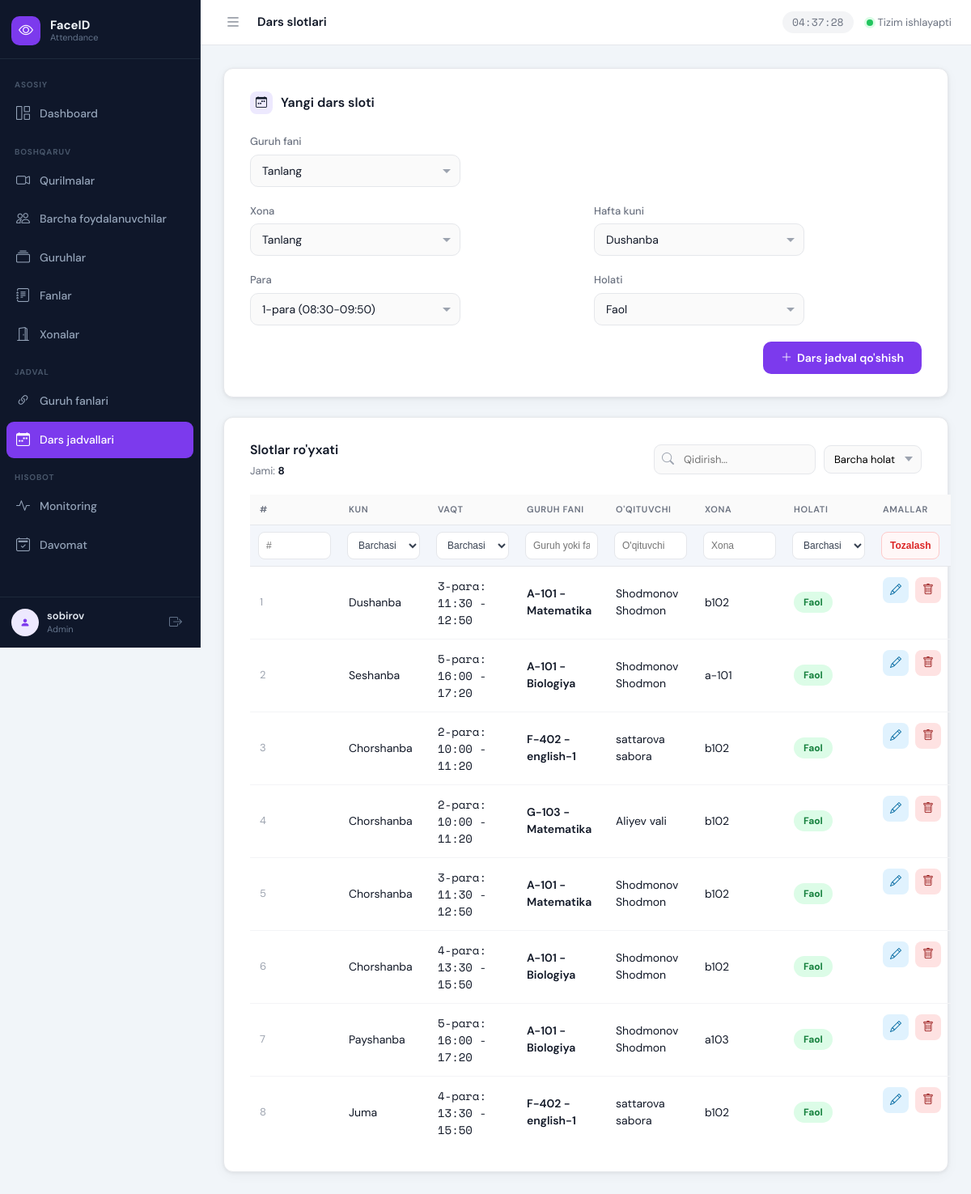
The app's page /schedule/lesson-slots/ (signed in), older data.
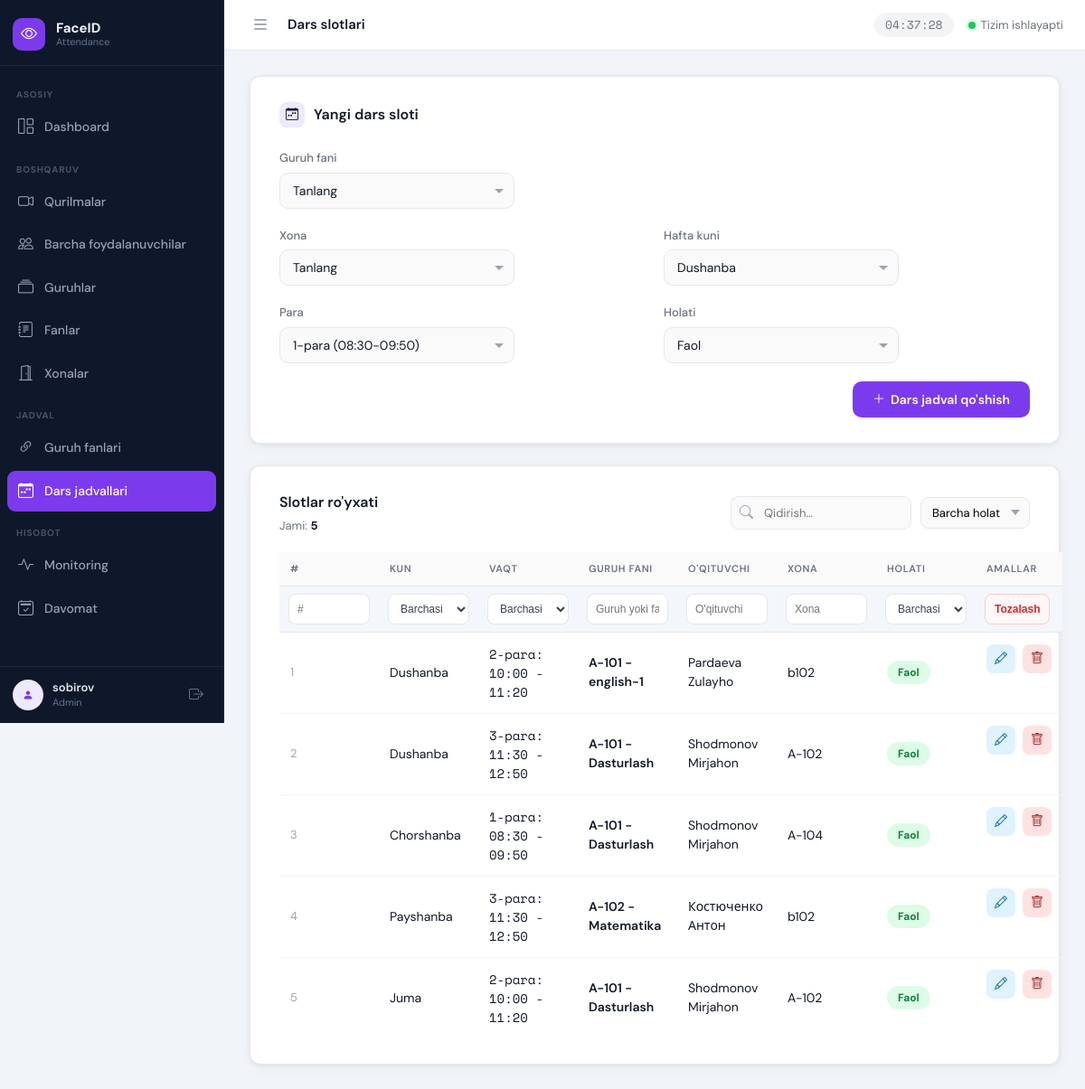
The same page, newer data.
### apps/schedule/models.py (models this page shows, shortened)
class LessonSlot(models.Model):
    class Weekday(models.IntegerChoices):
        MONDAY = 1, 'Dushanba'
        TUESDAY = 2, 'Seshanba'
        WEDNESDAY = 3, 'Chorshanba'
        THURSDAY = 4, 'Payshanba'
        FRIDAY = 5, 'Juma'
        SATURDAY = 6, 'Shanba'
    class LessonNumber(models.IntegerChoices):
        FIRST = 1, '1-para (08:30-09:50)'
        SECOND = 2, '2-para (10:00-11:20)'
        THIRD = 3, '3-para (11:30-12:50)'
        FOURTH = 4, '4-para (13:30-15:50)'
        FIFTH = 5, '5-para (16:00-17:20)'
    LESSON_TIMES = {
        LessonNumber.FIRST: (time(8, 30), time(9, 50)),
        LessonNumber.SECOND: (time(10, 0), time(11, 20)),
        LessonNumber.THIRD: (time(11, 30), time(12, 50)),
        LessonNumber.FOURTH: (time(13, 30), time(15, 50)),
        LessonNumber.FIFTH: (time(16, 0), time(17, 20)),
    }
    group_subject = models.ForeignKey(
        GroupSubject,
        on_delete=models.CASCADE,
        related_name='lesson_slots',
        verbose_name='Guruh fani',
    )
    room = models.ForeignKey(
        Room,
        on_delete=models.PROTECT,
        related_name='lesson_slots',
        verbose_name='Xona',
    )
    weekday = models.PositiveSmallIntegerField(
        choices=Weekday.choices,
        verbose_name='Hafta kuni',
    )
    lesson_number = models.PositiveSmallIntegerField(
        choices=LessonNumber.choices,
        default=LessonNumber.FIRST,
        verbose_name='Para',
    )
    start_time = models.TimeField(verbose_name='Boshlanish', editable=False)
    end_time = models.TimeField(verbose_name='Tugash', editable=False)
    is_active = models.BooleanField(default=True, verbose_name='Faol')
    created_at = models.DateTimeField(auto_now_add=True)
    class Meta:
        verbose_name = 'Dars sloti'
        verbose_name_plural = 'Dars slotlari'
        ordering = ['weekday', 'lesson_number', 'group_subject__group__group_name']

class GroupSubject(models.Model):
    group = models.ForeignKey(
        Group,
        on_delete=models.CASCADE,
        related_name='group_subjects',
        verbose_name='Guruh',
    )
    subject = models.ForeignKey(
        Subject,
        on_delete=models.PROTECT,
        related_name='group_offerings',
        verbose_name='Fan',
    )
    teacher = models.ForeignKey(
        UserProfile,
        on_delete=models.PROTECT,
        related_name='teaching_assignments',
        verbose_name="O'qituvchi",
    )
    is_active = models.BooleanField(default=True, verbose_name='Faol')
    created_at = models.DateTimeField(auto_now_add=True)
    class Meta:
        verbose_name = 'Guruh fani'
        verbose_name_plural = 'Guruh fanlari'
        ordering = ['group__group_name', 'subject__subject_name']
        constraints = [
            models.UniqueConstraint(
                fields=['group', 'subject'],
                name='unique_group_subject_offering',
            ),
        ]

### apps/groups/models.py (models this page shows, shortened)
class Group(models.Model):
    group_id = models.CharField(max_length=100, unique=True, verbose_name="Group ID")
    group_name = models.CharField(max_length=150, unique=True, verbose_name="Guruh nomi")
    is_active = models.BooleanField(default=True, verbose_name="Faol")
    created_at = models.DateTimeField(auto_now_add=True)
    class Meta:
        verbose_name = "Guruh"
        verbose_name_plural = "Guruhlar"
        ordering = ['group_name']

### apps/subjects/models.py (models this page shows, shortened)
class Subject(models.Model):
    subject_id = models.CharField(max_length=100, unique=True, verbose_name="Fan ID")
    subject_name = models.CharField(max_length=150, unique=True, verbose_name="Fan nomi")
    is_active = models.BooleanField(default=True, verbose_name="Faol")
    created_at = models.DateTimeField(auto_now_add=True)
    class Meta:
        verbose_name = "Fan"
        verbose_name_plural = "Fanlar"
        ordering = ['subject_name']

### apps/user_management/models.py (models this page shows, shortened)
class UserProfile(models.Model):
    class Role(models.TextChoices):
        STUDENT = 'student', 'Talaba'
        TEACHER = 'teacher', "O'qituvchi"
        STAFF   = 'staff',   'Xodim'
    face_id    = models.CharField(max_length=100, unique=True, default='', verbose_name="Face ID")
    ais_id     = models.CharField(max_length=100, unique=True, default='', verbose_name="AIS ID")
    last_name  = models.CharField(max_length=100, verbose_name="Familya")
    first_name = models.CharField(max_length=100, verbose_name="Ism")
    role       = models.CharField(max_length=20, choices=Role.choices, default=Role.STUDENT, verbose_name="Lavozim")
    auth_user  = models.OneToOneField(
        settings.AUTH_USER_MODEL,
        on_delete=models.SET_NULL,
        null=True,
        blank=True,
        related_name='linked_profile',
        verbose_name='Tizim foydalanuvchisi',
    )
    is_active  = models.BooleanField(default=True, verbose_name="Faol")
    created_at = models.DateTimeField(auto_now_add=True)
    class Meta:
        verbose_name        = "Foydalanuvchi"
        verbose_name_plural = "Foydalanuvchilar"
        ordering            = ['last_name', 'first_name']
    def get_full_name(self):
        return f"{self.last_name} {self.first_name}"

### apps/rooms/models.py (models this page shows, shortened)
class Room(models.Model):
    room_id = models.CharField(max_length=100, unique=True, verbose_name="Xona ID")
    room_name = models.CharField(max_length=150, unique=True, verbose_name="Xona nomi")
    is_active = models.BooleanField(default=True, verbose_name="Faol")
    created_at = models.DateTimeField(auto_now_add=True)
    class Meta:
        verbose_name = "Xona"
        verbose_name_plural = "Xonalar"
        ordering = ['room_name']

### apps/schedule/views.py (the view, shortened to what this page needs)
# urls.py: path('lesson-slots/', views.lesson_slot_list, name='lesson_slot_list'),
@login_required
def lesson_slot_list(request):
    error = None
    qs = LessonSlot.objects.select_related(
        'group_subject__group',
        'group_subject__subject',
        'group_subject__teacher',
        'room',
    ).order_by('weekday', 'lesson_number', 'group_subject__group__group_name')
    paginator = Paginator(qs, 25)
    page_obj = paginator.get_page(request.GET.get('page'))
    return render(
        request,
        'schedule/lesson_slot_list.html',
        {
            'lesson_slots': page_obj,
            'page_obj': page_obj,
            'paginator': paginator,
            'total_count': paginator.count,
            'group_subjects': GroupSubject.objects.filter(is_active=True)
            .select_related('group', 'subject', 'teacher')
            .order_by('group__group_name', 'subject__subject_name'),
            'rooms': Room.objects.filter(is_active=True).order_by('room_name'),
            'weekdays': LessonSlot.Weekday.choices,
            'lesson_numbers': LessonSlot.LessonNumber.choices,
            'error': error,
        },
    )

### apps/schedule/templates/schedule/lesson_slot_list.html (shortened to what the changed rows need)
{% extends 'base.html' %}
{% load static %}
{% block extra_css %}
<link rel="stylesheet" href="{% static 'user_management/user_management.css' %}">
{% endblock %}
{% block content %}
<div class="card">
    <div class="table-header">
        <div>
            <h2>Slotlar ro'yxati</h2>
            <div class="table-meta">Jami: <strong>{{ total_count }}</strong></div>
        </div>
    </div>
    <table id="dataTable">
        <thead>
            <tr>
                <th>#</th>
                <th>Kun</th>
                <th>Vaqt</th>
                <th>Guruh fani</th>
                <th>O'qituvchi</th>
                <th>Xona</th>
                <th>Holati</th>
                <th>Amallar</th>
            </tr>
            <tr class="column-filter-row">
                <th><input type="text" class="column-filter" data-column="0" placeholder="#"></th>
                <th>
                    <select class="column-filter" data-column="1">
                        <option value="">Barchasi</option>
                    </select>
                </th>
                <th>
                    <select class="column-filter" data-column="lesson">
                        <option value="">Barchasi</option>
                    </select>
                </th>
                <th><input type="text" class="column-filter" data-column="3" placeholder="Guruh yoki fan"></th>
                <th><input type="text" class="column-filter" data-column="4" placeholder="O'qituvchi"></th>
                <th><input type="text" class="column-filter" data-column="5" placeholder="Xona"></th>
                <th>
                    <select class="column-filter" data-column="status">
                        <option value="">Barchasi</option>
                    </select>
                </th>
                <th><button type="button" class="clear-column-filters" onclick="clearColumnFilters()">Tozalash</button></th>
            </tr>
        </thead>
        <tbody>
            {% for slot in lesson_slots %}
            <tr
                data-pk="{{ slot.id }}"
                data-group-subject-id="{{ slot.group_subject_id }}"
                data-room-id="{{ slot.room_id }}"
                data-weekday="{{ slot.weekday }}"
                data-lesson-number="{{ slot.lesson_number }}"
                data-start="{{ slot.start_time|time:'H:i' }}"
                data-end="{{ slot.end_time|time:'H:i' }}"
                data-status="{% if slot.is_active %}active{% else %}inactive{% endif %}"
            >
                <td class="row-num">{{ page_obj.start_index|add:forloop.counter0 }}</td>
                <td>{{ slot.get_weekday_display }}</td>
                <td class="mono">{{ slot.lesson_number }}-para: {{ slot.start_time|time:'H:i' }} - {{ slot.end_time|time:'H:i' }}</td>
                <td class="name">{{ slot.group_subject.group.group_name }} - {{ slot.group_subject.subject.subject_name }}</td>
                <td>{{ slot.group_subject.teacher.get_full_name }}</td>
                <td>{{ slot.room.room_name }}</td>
                <td>
                    <button type="button" class="status-btn {% if slot.is_active %}active{% else %}inactive{% endif %}" data-action="toggle">
                        {% if slot.is_active %}Faol{% else %}Nofaol{% endif %}
                    </button>
                </td>
                <td class="actions-cell">
                    <button type="button" class="edit-btn" data-action="edit"><i class="bi bi-pencil"></i></button>
                    <button type="button" class="delete-btn" data-action="delete"><i class="bi bi-trash"></i></button>
                </td>
            </tr>
            {% empty %}
            <tr><td colspan="8" class="empty-row">Slotlar yo'q.</td></tr>
            {% endfor %}
        </tbody>
    </table>
</div>
{% endblock %}

Row changes from the older to the newer data that the page shows:
removed LessonSlot: start_index|add "1", weekday "Dushanba", lesson_number "3", start_time "11:30", end_time "12:50", group_subject.group.group_name "A-101", group_subject.subject.subject_name "Matematika", group_subject.teacher.get_full_name "Shodmonov Shodmon", room.room_name "b102", is_active "Faol"
removed LessonSlot: start_index|add "2", weekday "Seshanba", lesson_number "5", start_time "16:00", end_time "17:20", group_subject.group.group_name "A-101", group_subject.subject.subject_name "Biologiya", group_subject.teacher.get_full_name "Shodmonov Shodmon", room.room_name "a-101", is_active "Faol"
removed LessonSlot: start_index|add "3", weekday "Chorshanba", lesson_number "2", start_time "10:00", end_time "11:20", group_subject.group.group_name "F-402", group_subject.subject.subject_name "english-1", group_subject.teacher.get_full_name "sattarova sabora", room.room_name "b102", is_active "Faol"
removed LessonSlot: start_index|add "4", weekday "Chorshanba", lesson_number "2", start_time "10:00", end_time "11:20", group_subject.group.group_name "G-103", group_subject.subject.subject_name "Matematika", group_subject.teacher.get_full_name "Aliyev vali", room.room_name "b102", is_active "Faol"
removed LessonSlot: start_index|add "5", weekday "Chorshanba", lesson_number "3", start_time "11:30", end_time "12:50", group_subject.group.group_name "A-101", group_subject.subject.subject_name "Matematika", group_subject.teacher.get_full_name "Shodmonov Shodmon", room.room_name "b102", is_active "Faol"
removed LessonSlot: start_index|add "6", weekday "Chorshanba", lesson_number "4", start_time "13:30", end_time "15:50", group_subject.group.group_name "A-101", group_subject.subject.subject_name "Biologiya", group_subject.teacher.get_full_name "Shodmonov Shodmon", room.room_name "b102", is_active "Faol"
removed LessonSlot: start_index|add "7", weekday "Payshanba", lesson_number "5", start_time "16:00", end_time "17:20", group_subject.group.group_name "A-101", group_subject.subject.subject_name "Biologiya", group_subject.teacher.get_full_name "Shodmonov Shodmon", room.room_name "a103", is_active "Faol"
removed LessonSlot: start_index|add "8", weekday "Juma", lesson_number "4", start_time "13:30", end_time "15:50", group_subject.group.group_name "F-402", group_subject.subject.subject_name "english-1", group_subject.teacher.get_full_name "sattarova sabora", room.room_name "b102", is_active "Faol"
added LessonSlot: start_index|add "1", weekday "Dushanba", lesson_number "2", start_time "10:00", end_time "11:20", group_subject.group.group_name "A-101", group_subject.subject.subject_name "english-1", group_subject.teacher.get_full_name "Pardaeva Zulayho", room.room_name "b102", is_active "Faol"
added LessonSlot: start_index|add "2", weekday "Dushanba", lesson_number "3", start_time "11:30", end_time "12:50", group_subject.group.group_name "A-101", group_subject.subject.subject_name "Dasturlash", group_subject.teacher.get_full_name "Shodmonov Mirjahon", room.room_name "A-102", is_active "Faol"
added LessonSlot: start_index|add "3", weekday "Chorshanba", lesson_number "1", start_time "08:30", end_time "09:50", group_subject.group.group_name "A-101", group_subject.subject.subject_name "Dasturlash", group_subject.teacher.get_full_name "Shodmonov Mirjahon", room.room_name "A-104", is_active "Faol"
added LessonSlot: start_index|add "4", weekday "Payshanba", lesson_number "3", start_time "11:30", end_time "12:50", group_subject.group.group_name "A-102", group_subject.subject.subject_name "Matematika", group_subject.teacher.get_full_name "Костюченко Антон", room.room_name "b102", is_active "Faol"
added LessonSlot: start_index|add "5", weekday "Juma", lesson_number "2", start_time "10:00", end_time "11:20", group_subject.group.group_name "A-101", group_subject.subject.subject_name "Dasturlash", group_subject.teacher.get_full_name "Shodmonov Mirjahon", room.room_name "A-102", is_active "Faol"
Text that changed along with them:
{{ total_count }}: "8" → "5"
